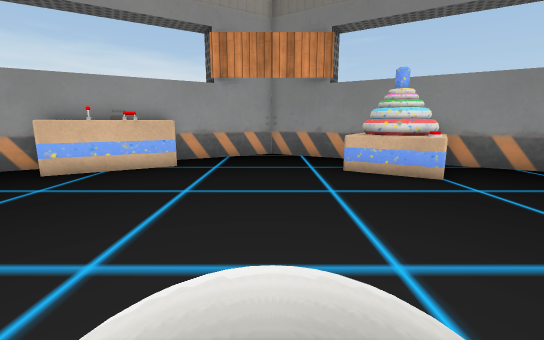
view 1 (above)

13 first-person views from a walk through a Unity game level. The camera is 0.72 m above the floor, tilts 10° down and sees 90° across. The floor is counted in squares, 0.5 m on a side. Each view is taken from the middle of a square. On the plan, view 1 faces up. The plan holds only what a view shows up to about 14 squares ahead; the rest is blank. The player character is not drawn. Some surface patterns are stand-ins.

view 2
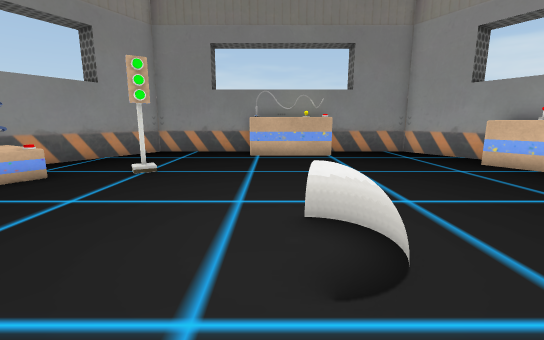

view 3
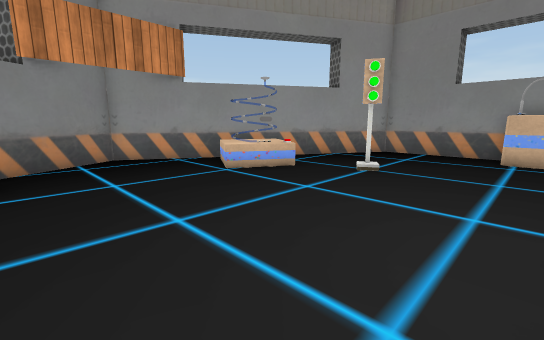

view 4
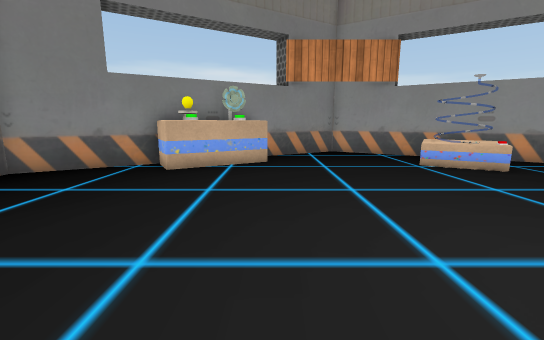

view 5
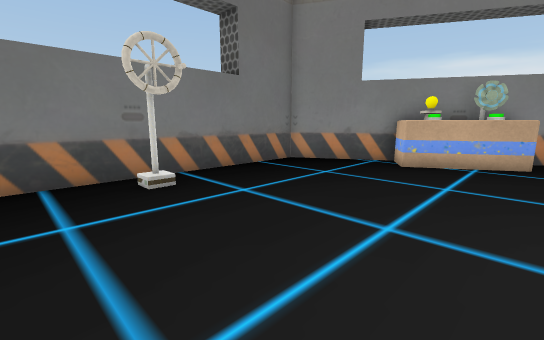

view 6
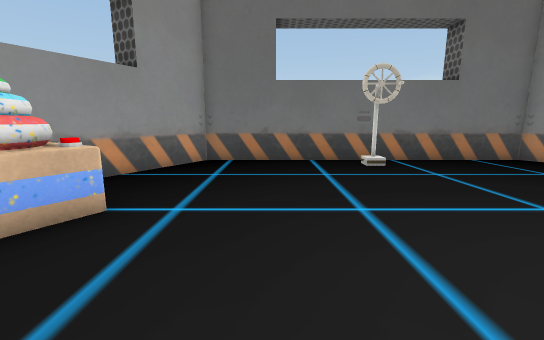

view 7
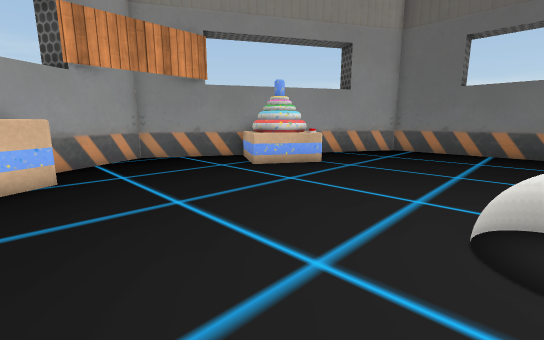

view 8
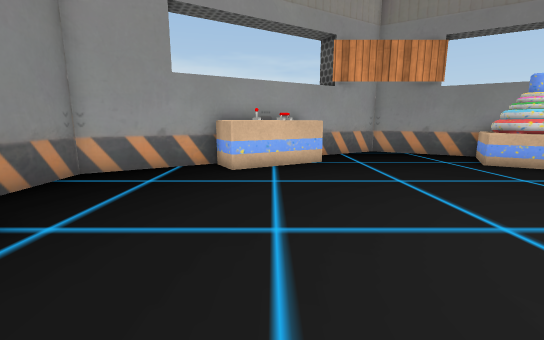

view 9
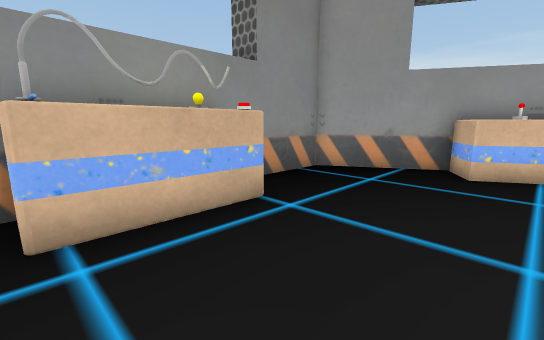

view 10
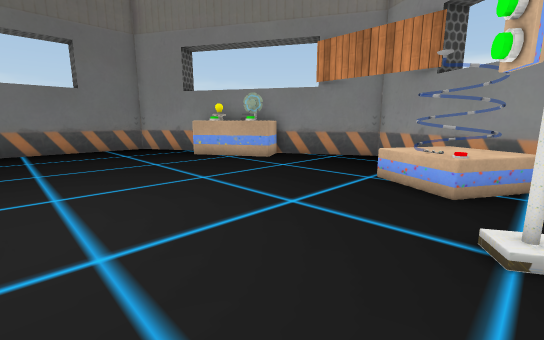

view 11
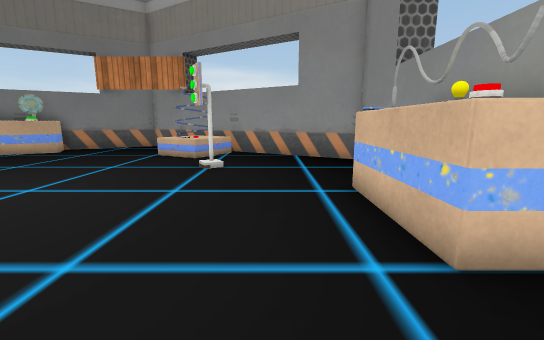

view 12
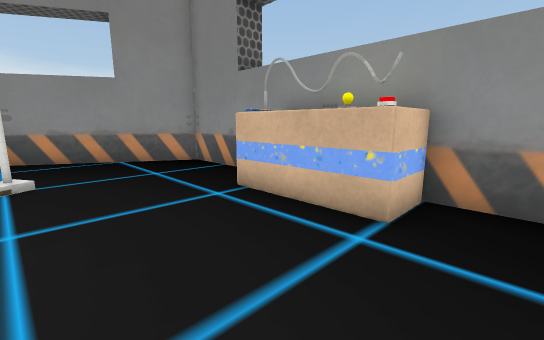

view 13
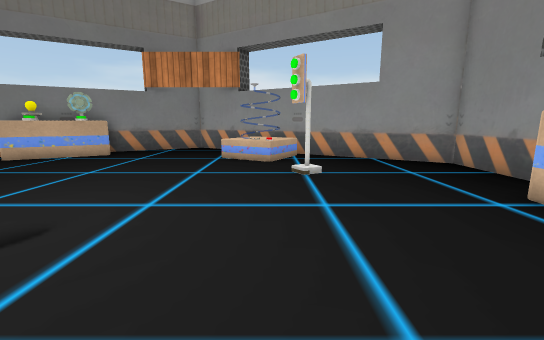

### Floor plan
Points are (right, up) in squares from view 1. A wall is a line through its corners. A room is listed if a view was taken in it or the views show most of it. See-through windows are left out.
Room 1 (views 1, 2, 3, 4, 5, 6, 7, 8, 9, 10, 11, 12, 13)
walls: (-4.9, -3.4) (-4.5, -4); (4.2, -7.4) (5.6, -6.6); (-8.8, 1.6) (-8.8, -0.6); (6.4, -6.6) (6.9, -7.4); (-5.4, 7.6) (-6.2, 7.2) (-6.9, 8.4); (-3.1, 8.9) (-4.5, 8.1); (-9.4, -1) (-10.1, -1); (3.8, -9.1) (3.4, -8.4); (-10.3, 2.6) (-9.4, 2.6); (4.5, 9.9) (0, 12.5) (-10.4, 6.5) (-10.4, -5.5) (0, -11.5) (10.4, -5.5) (10.4, 6.5) (5.2, 9.5)
low walls: (-5.5, -3.7) (-4.9, -3.4)
ways out: gap at (-10, -1)
objects: other object (-9, -1); other object (-9, 2); other object (-5, -9) to (-2, -6); other object (-5, 8); other object (-5, 9); other object (-4, -6); other object (-1, 1) to (1, 1); other object (2, 8); other object (3, 10); other object (4, -8); other object (4, 7); other object (6, -7)

Positions as (right, up) in squares from view 1, and headings:
1: (0, 0), facing up
2: (3, 0), facing left
3: (3, 0), facing down-left
4: (3, 2), facing down
5: (3, 3), facing down-right
6: (0, 4), facing right
7: (-4, 1), facing up-right
8: (-5, -1), facing up
9: (-5, -1), facing up-left
10: (-5, 0), facing down-right
11: (-7, 5), facing down
12: (-5, 4), facing down-left
13: (-4, 4), facing down
